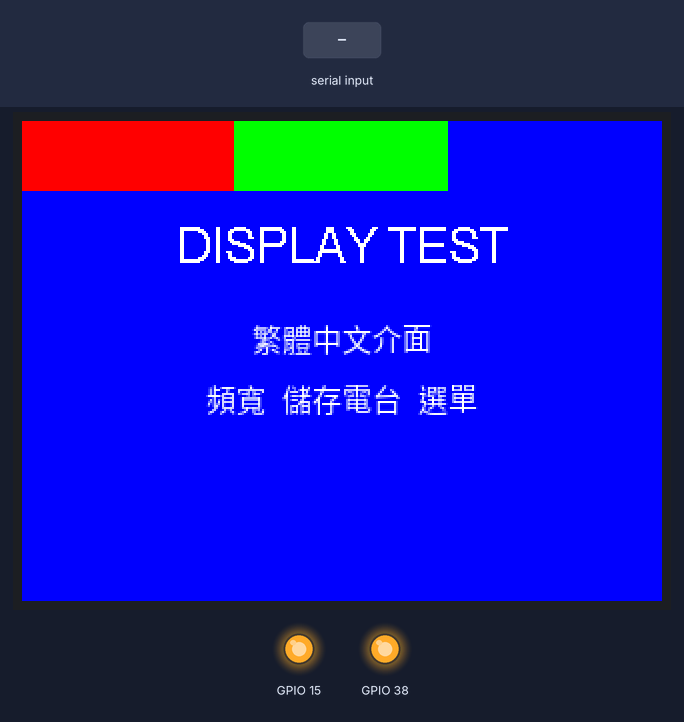
The sketch below on a simulated ESP32. Shown: 320×240 colour display, output pins drawn as LEDs (lit = HIGH). The test bench sets the inputs (shaded band). What the sketch prints to the serial monitor is not drawn.

Above: at 1.4 s.

The sketch:

Si4732DisplayTest.ino
```cpp
#include <Arduino.h>
#include <TFT_eSPI.h>
#include "TraditionalChinese16.h"
TFT_eSPI tft;
void setup() {
  Serial.begin(115200);
  pinMode(15, OUTPUT);
  digitalWrite(15, HIGH);
  pinMode(38, OUTPUT);
  digitalWrite(38, HIGH); // Direct backlight drive: no PWM, no automatic sleep.
  tft.init();
  tft.setRotation(3);
  tft.fillScreen(TFT_BLUE);
  tft.fillRect(0, 0, 106, 35, TFT_RED);
  tft.fillRect(106, 0, 107, 35, TFT_GREEN);
  tft.fillRect(213, 0, 107, 35, TFT_BLUE);
  tft.setTextColor(TFT_WHITE, TFT_BLUE);
  tft.setTextDatum(MC_DATUM);
  tft.drawString("DISPLAY TEST", 160, 65, 4);
  tft.loadFont(TraditionalChinese16);
  tft.drawString("繁體中文介面", 160, 110);
  tft.drawString("頻寬  儲存電台  選單", 160, 140);
  tft.unloadFont();
  digitalWrite(38, HIGH);
  Serial.printf("[DISPLAY-TEST] backlight_gpio38=%d ID04=%08lX status09=%08lX\n", digitalRead(38), tft.readcommand32(0x04), tft.readcommand32(0x09));
}
void loop() {
  if (Serial.available()) {
    Serial.read();
    Serial.printf("[DISPLAY-TEST] alive uptime_ms=%lu backlight_gpio38=%d\n", millis(), digitalRead(38));
  }
  delay(10);
}
```

Source omitted: alChinese16.h (data table, 144315 bytes)
